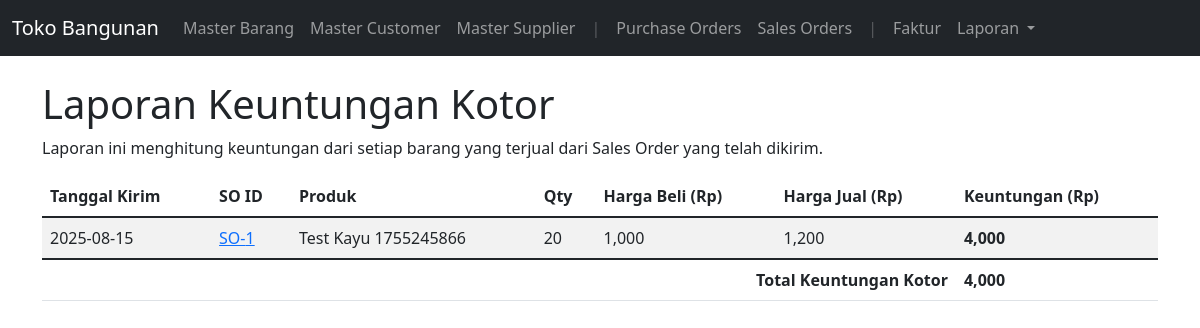
Page /reports/profit on the earlier database version.
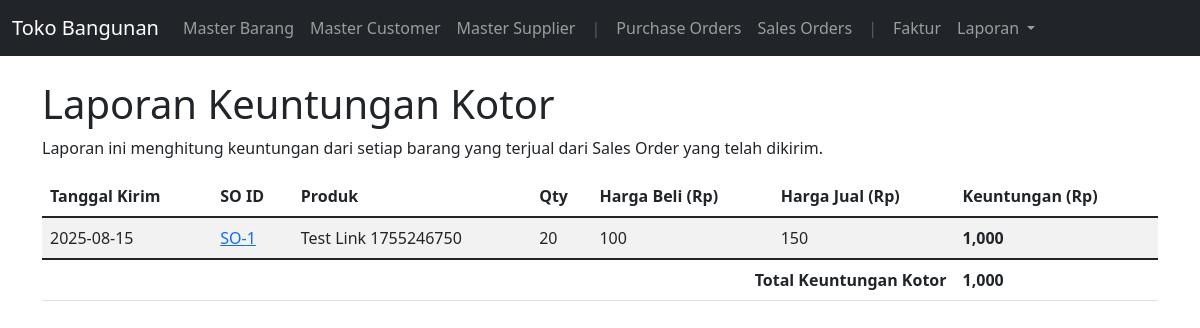
Same page on the later database version.
### app.py (models this page shows, shortened)
class SalesOrderItem(db.Model):
    id = db.Column(db.Integer, primary_key=True)
    sales_order_id = db.Column(db.Integer, db.ForeignKey('sales_order.id'), nullable=False)
    product_id = db.Column(db.Integer, db.ForeignKey('product.id'), nullable=False)
    quantity = db.Column(db.Integer, nullable=False)
    price_per_unit = db.Column(db.Float, nullable=False)
    product = db.relationship('Product')

class Product(db.Model):
    id = db.Column(db.Integer, primary_key=True)
    name = db.Column(db.String(100), nullable=False, unique=True)
    description = db.Column(db.Text, nullable=True)
    purchase_price = db.Column(db.Float, nullable=False, default=0.0)
    selling_price = db.Column(db.Float, nullable=False, default=0.0)
    stock = db.Column(db.Integer, nullable=False, default=0)

class SalesOrder(db.Model):
    id = db.Column(db.Integer, primary_key=True)
    customer_id = db.Column(db.Integer, db.ForeignKey('customer.id'), nullable=False)
    order_date = db.Column(db.DateTime, nullable=False, default=datetime.utcnow)
    status = db.Column(db.String(20), nullable=False, default='Pending') # Pending, Shipped
    customer = db.relationship('Customer', backref=db.backref('sales_orders', lazy=True))
    items = db.relationship('SalesOrderItem', backref='sales_order', lazy='dynamic', cascade="all, delete-orphan")

### app.py (the view)
@app.route('/reports/profit')
def profit_report():
    shipped_items = SalesOrderItem.query.join(SalesOrder).filter(SalesOrder.status == 'Shipped').all()
    return render_template('profit_report.html', sales_items=shipped_items)

### templates/profit_report.html (shortened to what this page needs)
{% extends 'base.html' %}
{% block content %}
  <h1>Laporan Keuntungan Kotor</h1>
  <p>Laporan ini menghitung keuntungan dari setiap barang yang terjual dari Sales Order yang telah dikirim.</p>
  <table class="table table-striped">
    <thead>
      <tr>
        <th>Tanggal Kirim</th>
        <th>SO ID</th>
        <th>Produk</th>
        <th>Qty</th>
        <th>Harga Beli (Rp)</th>
        <th>Harga Jual (Rp)</th>
        <th>Keuntungan (Rp)</th>
      </tr>
    </thead>
    <tbody>
      {% set total_profit = [0] %}
      {% for item in sales_items %}
        {% set profit = (item.price_per_unit - item.product.purchase_price) * item.quantity %}
        <tr>
          <td>{{ item.sales_order.order_date.strftime('%Y-%m-%d') }}</td>
          <td><a href="{{ url_for('view_sales_order', id=item.sales_order.id) }}">SO-{{ item.sales_order.id }}</a></td>
          <td>{{ item.product.name }}</td>
          <td>{{ item.quantity }}</td>
          <td>{{ "{:,.0f}".format(item.product.purchase_price) }}</td>
          <td>{{ "{:,.0f}".format(item.price_per_unit) }}</td>
          <td><strong>{{ "{:,.0f}".format(profit) }}</strong></td>
        </tr>
      {% else %}
        <tr>
          <td colspan="7" class="text-center">Belum ada barang yang terjual.</td>
        </tr>
      {% endfor %}
    </tbody>
    <tfoot>
      <tr>
        <td colspan="6" class="text-end"><strong>Total Keuntungan Kotor</strong></td>
        <td><strong>{{ "{:,.0f}".format(total_profit.pop()) }}</strong></td>
      </tr>
    </tfoot>
  </table>
{% endblock %}

Differences in the rows shown:
no longer on this page (row edited): Product: product.purchase_price "1,000"
changed SalesOrderItem: product.name "Test Kayu 1755245866" → "Test Link 1755246750"; price_per_unit "1,200" → "150"; profit "4,000" → "1,000"
added Product: product.purchase_price "100"
Other differences:
{{ "{:,.0f}".format(total_profit.pop()) }}: "4,000" → "1,000"
